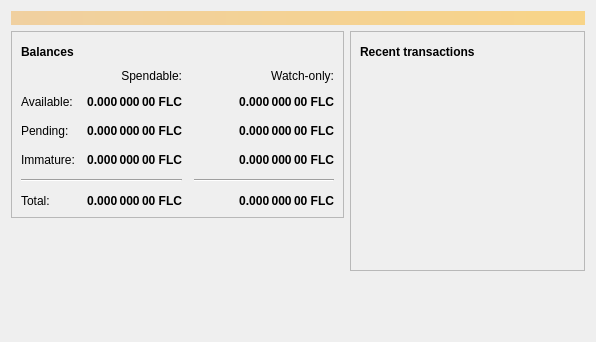
<?xml version="1.0" encoding="UTF-8"?>
<ui version="4.0">
 <class>OverviewPage</class>
 <widget class="QWidget" name="OverviewPage">
  <property name="geometry">
   <rect>
    <x>0</x>
    <y>0</y>
    <width>596</width>
    <height>342</height>
   </rect>
  </property>
  <property name="windowTitle">
   <string>Form</string>
  </property>
  <layout class="QVBoxLayout" name="topLayout">
   <item>
    <widget class="QLabel" name="labelAlerts">
     <property name="visible">
      <bool>false</bool>
     </property>
     <property name="styleSheet">
      <string notr="true">QLabel { background-color: qlineargradient(x1: 0, y1: 0, x2: 1, y2: 0, stop:0 #F0D0A0, stop:1 #F8D488); color:#000000; }</string>
     </property>
     <property name="wordWrap">
      <bool>true</bool>
     </property>
     <property name="margin">
      <number>3</number>
     </property>
     <property name="textInteractionFlags">
      <set>Qt::TextSelectableByMouse</set>
     </property>
    </widget>
   </item>
   <item>
    <layout class="QHBoxLayout" name="horizontalLayout" stretch="1,1">
     <item>
      <layout class="QVBoxLayout" name="verticalLayout_2">
       <item>
        <widget class="QFrame" name="frame">
         <property name="frameShape">
          <enum>QFrame::StyledPanel</enum>
         </property>
         <property name="frameShadow">
          <enum>QFrame::Raised</enum>
         </property>
         <layout class="QVBoxLayout" name="verticalLayout_4">
          <item>
           <layout class="QHBoxLayout" name="horizontalLayout_4">
            <item>
             <widget class="QLabel" name="label_5">
              <property name="font">
               <font>
                <weight>75</weight>
                <bold>true</bold>
               </font>
              </property>
              <property name="text">
               <string>Balances</string>
              </property>
             </widget>
            </item>
            <item>
             <widget class="QPushButton" name="labelWalletStatus">
              <property name="enabled">
               <bool>false</bool>
              </property>
              <property name="maximumSize">
               <size>
                <width>30</width>
                <height>16777215</height>
               </size>
              </property>
              <property name="toolTip">
               <string>The displayed information may be out of date. Your wallet automatically synchronizes with the Florijncoin network after a connection is established, but this process has not completed yet.</string>
              </property>
              <property name="text">
               <string/>
              </property>
              <property name="icon">
               <iconset resource="../bitcoin.qrc">
                <normaloff>:/icons/warning</normaloff>
                <disabledoff>:/icons/warning</disabledoff>:/icons/warning</iconset>
              </property>
              <property name="iconSize">
               <size>
                <width>24</width>
                <height>24</height>
               </size>
              </property>
              <property name="flat">
               <bool>true</bool>
              </property>
             </widget>
            </item>
            <item>
             <spacer name="horizontalSpacer_3">
              <property name="orientation">
               <enum>Qt::Horizontal</enum>
              </property>
              <property name="sizeHint" stdset="0">
               <size>
                <width>40</width>
                <height>20</height>
               </size>
              </property>
             </spacer>
            </item>
           </layout>
          </item>
          <item>
           <layout class="QGridLayout" name="gridLayout">
            <property name="spacing">
             <number>12</number>
            </property>
            <item row="2" column="2">
             <widget class="QLabel" name="labelWatchPending">
              <property name="font">
               <font>
                <weight>75</weight>
                <bold>true</bold>
               </font>
              </property>
              <property name="cursor">
               <cursorShape>IBeamCursor</cursorShape>
              </property>
              <property name="toolTip">
               <string>Unconfirmed transactions to watch-only addresses</string>
              </property>
              <property name="text">
               <string notr="true">0.000 000 00 FLC</string>
              </property>
              <property name="alignment">
               <set>Qt::AlignRight|Qt::AlignTrailing|Qt::AlignVCenter</set>
              </property>
              <property name="textInteractionFlags">
               <set>Qt::LinksAccessibleByMouse|Qt::TextSelectableByKeyboard|Qt::TextSelectableByMouse</set>
              </property>
             </widget>
            </item>
            <item row="2" column="1">
             <widget class="QLabel" name="labelUnconfirmed">
              <property name="font">
               <font>
                <weight>75</weight>
                <bold>true</bold>
               </font>
              </property>
              <property name="cursor">
               <cursorShape>IBeamCursor</cursorShape>
              </property>
              <property name="toolTip">
               <string>Total of transactions that have yet to be confirmed, and do not yet count toward the spendable balance</string>
              </property>
              <property name="text">
               <string notr="true">0.000 000 00 FLC</string>
              </property>
              <property name="alignment">
               <set>Qt::AlignRight|Qt::AlignTrailing|Qt::AlignVCenter</set>
              </property>
              <property name="textInteractionFlags">
               <set>Qt::LinksAccessibleByMouse|Qt::TextSelectableByKeyboard|Qt::TextSelectableByMouse</set>
              </property>
             </widget>
            </item>
            <item row="3" column="2">
             <widget class="QLabel" name="labelWatchImmature">
              <property name="font">
               <font>
                <weight>75</weight>
                <bold>true</bold>
               </font>
              </property>
              <property name="cursor">
               <cursorShape>IBeamCursor</cursorShape>
              </property>
              <property name="toolTip">
               <string>Mined balance in watch-only addresses that has not yet matured</string>
              </property>
              <property name="text">
               <string notr="true">0.000 000 00 FLC</string>
              </property>
              <property name="alignment">
               <set>Qt::AlignRight|Qt::AlignTrailing|Qt::AlignVCenter</set>
              </property>
              <property name="textInteractionFlags">
               <set>Qt::LinksAccessibleByMouse|Qt::TextSelectableByKeyboard|Qt::TextSelectableByMouse</set>
              </property>
             </widget>
            </item>
            <item row="4" column="0" colspan="2">
             <widget class="Line" name="line">
              <property name="orientation">
               <enum>Qt::Horizontal</enum>
              </property>
             </widget>
            </item>
            <item row="4" column="2">
             <widget class="Line" name="lineWatchBalance">
              <property name="sizePolicy">
               <sizepolicy hsizetype="Preferred" vsizetype="Fixed">
                <horstretch>0</horstretch>
                <verstretch>0</verstretch>
               </sizepolicy>
              </property>
              <property name="minimumSize">
               <size>
                <width>140</width>
                <height>0</height>
               </size>
              </property>
              <property name="orientation">
               <enum>Qt::Horizontal</enum>
              </property>
             </widget>
            </item>
            <item row="5" column="0">
             <widget class="QLabel" name="labelTotalText">
              <property name="text">
               <string>Total:</string>
              </property>
             </widget>
            </item>
            <item row="3" column="1">
             <widget class="QLabel" name="labelImmature">
              <property name="font">
               <font>
                <weight>75</weight>
                <bold>true</bold>
               </font>
              </property>
              <property name="cursor">
               <cursorShape>IBeamCursor</cursorShape>
              </property>
              <property name="toolTip">
               <string>Mined balance that has not yet matured</string>
              </property>
              <property name="text">
               <string notr="true">0.000 000 00 FLC</string>
              </property>
              <property name="alignment">
               <set>Qt::AlignRight|Qt::AlignTrailing|Qt::AlignVCenter</set>
              </property>
              <property name="textInteractionFlags">
               <set>Qt::LinksAccessibleByMouse|Qt::TextSelectableByKeyboard|Qt::TextSelectableByMouse</set>
              </property>
             </widget>
            </item>
            <item row="2" column="3">
             <spacer name="horizontalSpacer_2">
              <property name="orientation">
               <enum>Qt::Horizontal</enum>
              </property>
              <property name="sizeHint" stdset="0">
               <size>
                <width>40</width>
                <height>20</height>
               </size>
              </property>
             </spacer>
            </item>
            <item row="3" column="0">
             <widget class="QLabel" name="labelImmatureText">
              <property name="text">
               <string>Immature:</string>
              </property>
             </widget>
            </item>
            <item row="5" column="1">
             <widget class="QLabel" name="labelTotal">
              <property name="font">
               <font>
                <weight>75</weight>
                <bold>true</bold>
               </font>
              </property>
              <property name="cursor">
               <cursorShape>IBeamCursor</cursorShape>
              </property>
              <property name="toolTip">
               <string>Your current total balance</string>
              </property>
              <property name="text">
               <string notr="true">0.000 000 00 FLC</string>
              </property>
              <property name="alignment">
               <set>Qt::AlignRight|Qt::AlignTrailing|Qt::AlignVCenter</set>
              </property>
              <property name="textInteractionFlags">
               <set>Qt::LinksAccessibleByMouse|Qt::TextSelectableByKeyboard|Qt::TextSelectableByMouse</set>
              </property>
             </widget>
            </item>
            <item row="5" column="2">
             <widget class="QLabel" name="labelWatchTotal">
              <property name="font">
               <font>
                <weight>75</weight>
                <bold>true</bold>
               </font>
              </property>
              <property name="cursor">
               <cursorShape>IBeamCursor</cursorShape>
              </property>
              <property name="toolTip">
               <string>Current total balance in watch-only addresses</string>
              </property>
              <property name="text">
               <string notr="true">0.000 000 00 FLC</string>
              </property>
              <property name="alignment">
               <set>Qt::AlignRight|Qt::AlignTrailing|Qt::AlignVCenter</set>
              </property>
              <property name="textInteractionFlags">
               <set>Qt::LinksAccessibleByMouse|Qt::TextSelectableByKeyboard|Qt::TextSelectableByMouse</set>
              </property>
             </widget>
            </item>
            <item row="0" column="2">
             <widget class="QLabel" name="labelWatchonly">
              <property name="text">
               <string>Watch-only:</string>
              </property>
              <property name="alignment">
               <set>Qt::AlignRight|Qt::AlignTrailing|Qt::AlignVCenter</set>
              </property>
             </widget>
            </item>
            <item row="1" column="0">
             <widget class="QLabel" name="labelBalanceText">
              <property name="text">
               <string>Available:</string>
              </property>
             </widget>
            </item>
            <item row="1" column="1">
             <widget class="QLabel" name="labelBalance">
              <property name="font">
               <font>
                <weight>75</weight>
                <bold>true</bold>
               </font>
              </property>
              <property name="cursor">
               <cursorShape>IBeamCursor</cursorShape>
              </property>
              <property name="toolTip">
               <string>Your current spendable balance</string>
              </property>
              <property name="text">
               <string notr="true">0.000 000 00 FLC</string>
              </property>
              <property name="alignment">
               <set>Qt::AlignRight|Qt::AlignTrailing|Qt::AlignVCenter</set>
              </property>
              <property name="textInteractionFlags">
               <set>Qt::LinksAccessibleByMouse|Qt::TextSelectableByKeyboard|Qt::TextSelectableByMouse</set>
              </property>
             </widget>
            </item>
            <item row="1" column="2">
             <widget class="QLabel" name="labelWatchAvailable">
              <property name="font">
               <font>
                <weight>75</weight>
                <bold>true</bold>
               </font>
              </property>
              <property name="cursor">
               <cursorShape>IBeamCursor</cursorShape>
              </property>
              <property name="toolTip">
               <string>Your current balance in watch-only addresses</string>
              </property>
              <property name="text">
               <string notr="true">0.000 000 00 FLC</string>
              </property>
              <property name="alignment">
               <set>Qt::AlignRight|Qt::AlignTrailing|Qt::AlignVCenter</set>
              </property>
              <property name="textInteractionFlags">
               <set>Qt::LinksAccessibleByMouse|Qt::TextSelectableByKeyboard|Qt::TextSelectableByMouse</set>
              </property>
             </widget>
            </item>
            <item row="2" column="0">
             <widget class="QLabel" name="labelPendingText">
              <property name="text">
               <string>Pending:</string>
              </property>
             </widget>
            </item>
            <item row="0" column="1">
             <widget class="QLabel" name="labelSpendable">
              <property name="text">
               <string>Spendable:</string>
              </property>
              <property name="alignment">
               <set>Qt::AlignRight|Qt::AlignTrailing|Qt::AlignVCenter</set>
              </property>
             </widget>
            </item>
           </layout>
          </item>
         </layout>
        </widget>
       </item>
       <item>
        <spacer name="verticalSpacer">
         <property name="orientation">
          <enum>Qt::Vertical</enum>
         </property>
         <property name="sizeHint" stdset="0">
          <size>
           <width>20</width>
           <height>40</height>
          </size>
         </property>
        </spacer>
       </item>
      </layout>
     </item>
     <item>
      <layout class="QVBoxLayout" name="verticalLayout_3">
       <item>
        <widget class="QFrame" name="frame_2">
         <property name="frameShape">
          <enum>QFrame::StyledPanel</enum>
         </property>
         <property name="frameShadow">
          <enum>QFrame::Raised</enum>
         </property>
         <layout class="QVBoxLayout" name="verticalLayout">
          <item>
           <layout class="QHBoxLayout" name="horizontalLayout_2">
            <item>
             <widget class="QLabel" name="label_4">
              <property name="font">
               <font>
                <weight>75</weight>
                <bold>true</bold>
               </font>
              </property>
              <property name="text">
               <string>Recent transactions</string>
              </property>
             </widget>
            </item>
            <item>
             <widget class="QPushButton" name="labelTransactionsStatus">
              <property name="enabled">
               <bool>false</bool>
              </property>
              <property name="maximumSize">
               <size>
                <width>30</width>
                <height>16777215</height>
               </size>
              </property>
              <property name="toolTip">
               <string>The displayed information may be out of date. Your wallet automatically synchronizes with the Florijncoin network after a connection is established, but this process has not completed yet.</string>
              </property>
              <property name="text">
               <string/>
              </property>
              <property name="icon">
               <iconset resource="../bitcoin.qrc">
                <normaloff>:/icons/warning</normaloff>
                <disabledoff>:/icons/warning</disabledoff>:/icons/warning</iconset>
              </property>
              <property name="iconSize">
               <size>
                <width>24</width>
                <height>24</height>
               </size>
              </property>
              <property name="flat">
               <bool>true</bool>
              </property>
             </widget>
            </item>
            <item>
             <spacer name="horizontalSpacer">
              <property name="orientation">
               <enum>Qt::Horizontal</enum>
              </property>
              <property name="sizeHint" stdset="0">
               <size>
                <width>40</width>
                <height>20</height>
               </size>
              </property>
             </spacer>
            </item>
           </layout>
          </item>
          <item>
           <widget class="QListView" name="listTransactions">
            <property name="styleSheet">
             <string notr="true">QListView { background: transparent; }</string>
            </property>
            <property name="frameShape">
             <enum>QFrame::NoFrame</enum>
            </property>
            <property name="verticalScrollBarPolicy">
             <enum>Qt::ScrollBarAlwaysOff</enum>
            </property>
            <property name="horizontalScrollBarPolicy">
             <enum>Qt::ScrollBarAlwaysOff</enum>
            </property>
            <property name="selectionMode">
             <enum>QAbstractItemView::NoSelection</enum>
            </property>
           </widget>
          </item>
         </layout>
        </widget>
       </item>
       <item>
        <spacer name="verticalSpacer_2">
         <property name="orientation">
          <enum>Qt::Vertical</enum>
         </property>
         <property name="sizeHint" stdset="0">
          <size>
           <width>20</width>
           <height>40</height>
          </size>
         </property>
        </spacer>
       </item>
      </layout>
     </item>
    </layout>
   </item>
  </layout>
 </widget>
 <resources/>
 <connections/>
</ui>
